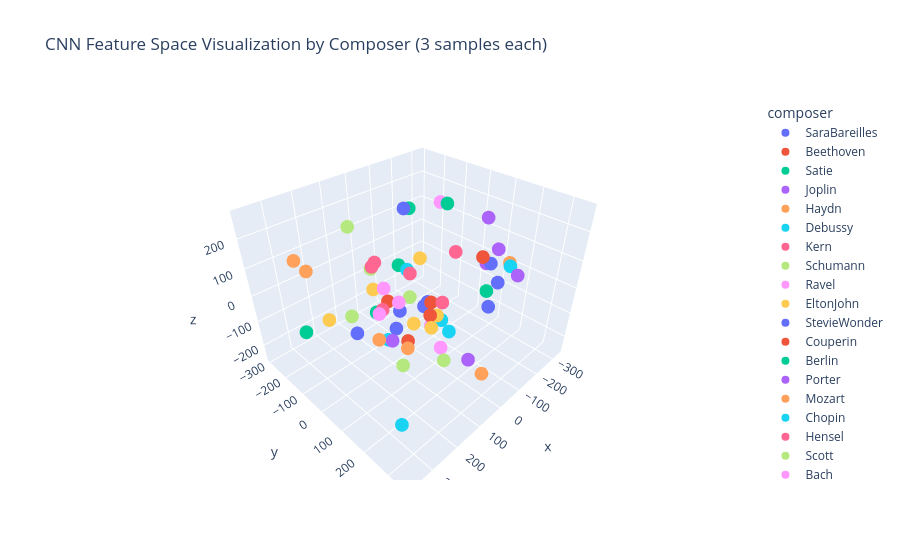

The code cell stored with this chart in its notebook:
### Code cell
from sklearn.decomposition import PCA
import pandas as pd

import plotly.express as px

# Get the encoder output for all images
encoder_model = Model(inputs=model.input, outputs=model.get_layer(name='flatten').output)
features = encoder_model.predict(X_train)

# Reduce dimensionality to 3D for visualization
pca = PCA(n_components=3)
features_3d = pca.fit_transform(features)

# Create a dataframe for plotting, limiting to 3 samples per composer
plot_df = pd.DataFrame({
    'x': features_3d[:, 0],
    'y': features_3d[:, 1],
    'z': features_3d[:, 2],
    'composer': [composerList[i] for i in np.argmax(y_composer_train, axis=1)]
})

# Group by composer and get first 3 samples
plot_df = plot_df.groupby('composer').head(3).reset_index(drop=True)

# Create interactive 3D scatter plot
fig = px.scatter_3d(plot_df, x='x', y='y', z='z',
                    color='composer',
                    hover_data=['composer'],
                    title='CNN Feature Space Visualization by Composer (3 samples each)')
fig.show()

### Figure 1 — Plotly figure (JSON) as saved in the notebook; plotly's stock layout.template omitted (floating-point values rounded to 4 significant figures)
{"data": [{"customdata": [["SaraBareilles"], ["SaraBareilles"], ["SaraBareilles"]], "hovertemplate": "composer=%{customdata[0]}<br>x=%{x}<br>y=%{y}<br>z=%{z}<extra></extra>", "legendgroup": "SaraBareilles", "marker": {"color": "#636efa", "symbol": "circle"}, "mode": "markers", "name": "SaraBareilles", "scene": "scene", "showlegend": true, "type": "scatter3d", "x": [24.71, -98.91, -81.19], "y": [-16.72, -33.2, -33.44], "z": [270.7, -132.5, -142.2]}, {"customdata": [["Beethoven"], ["Beethoven"], ["Beethoven"]], "hovertemplate": "composer=%{customdata[0]}<br>x=%{x}<br>y=%{y}<br>z=%{z}<extra></extra>", "legendgroup": "Beethoven", "marker": {"color": "#EF553B", "symbol": "circle"}, "mode": "markers", "name": "Beethoven", "scene": "scene", "showlegend": true, "type": "scatter3d", "x": [-15.84, -32.5, -155.0], "y": [-149.4, 230.1, -54.11], "z": [-147.7, 191.5, -244.6]}, {"customdata": [["Satie"], ["Satie"], ["Satie"]], "hovertemplate": "composer=%{customdata[0]}<br>x=%{x}<br>y=%{y}<br>z=%{z}<extra></extra>", "legendgroup": "Satie", "marker": {"color": "#00cc96", "symbol": "circle"}, "mode": "markers", "name": "Satie", "scene": "scene", "showlegend": true, "type": "scatter3d", "x": [-216.5, 371.1, -224.1], "y": [-62.39, -49.1, -253.0], "z": [193.2, 2.461, 110.3]}, {"customdata": [["Joplin"], ["Joplin"], ["Joplin"]], "hovertemplate": "composer=%{customdata[0]}<br>x=%{x}<br>y=%{y}<br>z=%{z}<extra></extra>", "legendgroup": "Joplin", "marker": {"color": "#ab63fa", "symbol": "circle"}, "mode": "markers", "name": "Joplin", "scene": "scene", "showlegend": true, "type": "scatter3d", "x": [157.6, -331.1, -198.7], "y": [350.5, 80.91, 118.8], "z": [24.88, 31.72, 211.5]}, {"customdata": [["Haydn"], ["Haydn"], ["Haydn"]], "hovertemplate": "composer=%{customdata[0]}<br>x=%{x}<br>y=%{y}<br>z=%{z}<extra></extra>", "legendgroup": "Haydn", "marker": {"color": "#FFA15A", "symbol": "circle"}, "mode": "markers", "name": "Haydn", "scene": "scene", "showlegend": true, "type": "scatter3d", "x": [23.3, 257.2, 244.3], "y": [305.2, -202.4, -292.4], "z": [-154.0, 80.31, 72.56]}, {"customdata": [["Debussy"], ["Debussy"], ["Debussy"]], "hovertemplate": "composer=%{customdata[0]}<br>x=%{x}<br>y=%{y}<br>z=%{z}<extra></extra>", "legendgroup": "Debussy", "marker": {"color": "#19d3f3", "symbol": "circle"}, "mode": "markers", "name": "Debussy", "scene": "scene", "showlegend": true, "type": "scatter3d", "x": [179.6, -275.8, 280.2], "y": [74.58, 169.8, 232.7], "z": [-67.49, 26.96, -223.2]}, {"customdata": [["Kern"], ["Kern"], ["Kern"]], "hovertemplate": "composer=%{customdata[0]}<br>x=%{x}<br>y=%{y}<br>z=%{z}<extra></extra>", "legendgroup": "Kern", "marker": {"color": "#FF6692", "symbol": "circle"}, "mode": "markers", "name": "Kern", "scene": "scene", "showlegend": true, "type": "scatter3d", "x": [99.57, 93.69, 25.11], "y": [-69.15, 78.18, 142.7], "z": [101.1, 126.9, 23.39]}, {"customdata": [["Schumann"], ["Schumann"], ["Schumann"]], "hovertemplate": "composer=%{customdata[0]}<br>x=%{x}<br>y=%{y}<br>z=%{z}<extra></extra>", "legendgroup": "Schumann", "marker": {"color": "#B6E880", "symbol": "circle"}, "mode": "markers", "name": "Schumann", "scene": "scene", "showlegend": true, "type": "scatter3d", "x": [62.94, 156.5, 102.0], "y": [190.8, 109.6, -210.7], "z": [-150.9, -163.5, -184.3]}, {"customdata": [["Ravel"], ["Ravel"], ["Ravel"]], "hovertemplate": "composer=%{customdata[0]}<br>x=%{x}<br>y=%{y}<br>z=%{z}<extra></extra>", "legendgroup": "Ravel", "marker": {"color": "#FF97FF", "symbol": "circle"}, "mode": "markers", "name": "Ravel", "scene": "scene", "showlegend": true, "type": "scatter3d", "x": [221.8, 159.3, 83.27], "y": [169.4, 38.85, -79.93], "z": [142.0, 88.82, -111.2]}, {"customdata": [["EltonJohn"], ["EltonJohn"], ["EltonJohn"]], "hovertemplate": "composer=%{customdata[0]}<br>x=%{x}<br>y=%{y}<br>z=%{z}<extra></extra>", "legendgroup": "EltonJohn", "marker": {"color": "#FECB52", "symbol": "circle"}, "mode": "markers", "name": "EltonJohn", "scene": "scene", "showlegend": true, "type": "scatter3d", "x": [3.476, 281.1, 122.1], "y": [104.1, -69.2, 190.4], "z": [-58.55, -17.3, 12.78]}, {"customdata": [["StevieWonder"], ["StevieWonder"], ["StevieWonder"]], "hovertemplate": "composer=%{customdata[0]}<br>x=%{x}<br>y=%{y}<br>z=%{z}<extra></extra>", "legendgroup": "StevieWonder", "marker": {"color": "#636efa", "symbol": "circle"}, "mode": "markers", "name": "StevieWonder", "scene": "scene", "showlegend": true, "type": "scatter3d", "x": [13.85, -266.1, 294.3], "y": [295.9, 99.34, 82.31], "z": [84.44, 10.32, 31.56]}, {"customdata": [["Couperin"], ["Couperin"], ["Couperin"]], "hovertemplate": "composer=%{customdata[0]}<br>x=%{x}<br>y=%{y}<br>z=%{z}<extra></extra>", "legendgroup": "Couperin", "marker": {"color": "#EF553B", "symbol": "circle"}, "mode": "markers", "name": "Couperin", "scene": "scene", "showlegend": true, "type": "scatter3d", "x": [-0.02267, 32.13, -1.878], "y": [74.71, 101.9, -33.14], "z": [-25.37, -43.35, -253.8]}, {"customdata": [["Berlin"], ["Berlin"], ["Berlin"]], "hovertemplate": "composer=%{customdata[0]}<br>x=%{x}<br>y=%{y}<br>z=%{z}<extra></extra>", "legendgroup": "Berlin", "marker": {"color": "#00cc96", "symbol": "circle"}, "mode": "markers", "name": "Berlin", "scene": "scene", "showlegend": true, "type": "scatter3d", "x": [26.76, -87.4, -147.7], "y": [-164.2, -166.8, 174.2], "z": [-182.2, -34.84, -6.184]}, {"customdata": [["Porter"], ["Porter"], ["Porter"]], "hovertemplate": "composer=%{customdata[0]}<br>x=%{x}<br>y=%{y}<br>z=%{z}<extra></extra>", "legendgroup": "Porter", "marker": {"color": "#ab63fa", "symbol": "circle"}, "mode": "markers", "name": "Porter", "scene": "scene", "showlegend": true, "type": "scatter3d", "x": [-237.6, -262.7, 220.6], "y": [223.8, 83.25, 138.9], "z": [33.44, 6.086, -5.199]}, {"customdata": [["Mozart"], ["Mozart"], ["Mozart"]], "hovertemplate": "composer=%{customdata[0]}<br>x=%{x}<br>y=%{y}<br>z=%{z}<extra></extra>", "legendgroup": "Mozart", "marker": {"color": "#FFA15A", "symbol": "circle"}, "mode": "markers", "name": "Mozart", "scene": "scene", "showlegend": true, "type": "scatter3d", "x": [265.9, -319.4, 303.9], "y": [246.2, 139.5, 184.5], "z": [65.93, 7.552, 78.64]}, {"customdata": [["Chopin"], ["Chopin"], ["Chopin"]], "hovertemplate": "composer=%{customdata[0]}<br>x=%{x}<br>y=%{y}<br>z=%{z}<extra></extra>", "legendgroup": "Chopin", "marker": {"color": "#19d3f3", "symbol": "circle"}, "mode": "markers", "name": "Chopin", "scene": "scene", "showlegend": true, "type": "scatter3d", "x": [-2.581, -91.05, -50.82], "y": [117.7, -127.3, 110.7], "z": [-72.86, -37.67, -153.0]}, {"customdata": [["Hensel"], ["Hensel"], ["Hensel"]], "hovertemplate": "composer=%{customdata[0]}<br>x=%{x}<br>y=%{y}<br>z=%{z}<extra></extra>", "legendgroup": "Hensel", "marker": {"color": "#FF6692", "symbol": "circle"}, "mode": "markers", "name": "Hensel", "scene": "scene", "showlegend": true, "type": "scatter3d", "x": [11.29, 173.6, -135.6], "y": [-148.5, 8.941, 50.73], "z": [-170.6, 154.0, 90.07]}, {"customdata": [["Scott"], ["Scott"], ["Scott"]], "hovertemplate": "composer=%{customdata[0]}<br>x=%{x}<br>y=%{y}<br>z=%{z}<extra></extra>", "legendgroup": "Scott", "marker": {"color": "#B6E880", "symbol": "circle"}, "mode": "markers", "name": "Scott", "scene": "scene", "showlegend": true, "type": "scatter3d", "x": [-22.66, -85.51, 151.2], "y": [-245.0, -108.7, -117.9], "z": [-56.32, -143.9, 222.0]}, {"customdata": [["Bach"], ["Bach"], ["Bach"]], "hovertemplate": "composer=%{customdata[0]}<br>x=%{x}<br>y=%{y}<br>z=%{z}<extra></extra>", "legendgroup": "Bach", "marker": {"color": "#FF97FF", "symbol": "circle"}, "mode": "markers", "name": "Bach", "scene": "scene", "showlegend": true, "type": "scatter3d", "x": [-213.9, -51.73, -1.428], "y": [-90.79, 76.95, 74.77], "z": [189.9, -246.3, -119.2]}, {"customdata": [["Lamb"], ["Lamb"], ["Lamb"]], "hovertemplate": "composer=%{customdata[0]}<br>x=%{x}<br>y=%{y}<br>z=%{z}<extra></extra>", "legendgroup": "Lamb", "marker": {"color": "#FECB52", "symbol": "circle"}, "mode": "markers", "name": "Lamb", "scene": "scene", "showlegend": true, "type": "scatter3d", "x": [110.4, -51.07, -43.57], "y": [-70.1, -53.92, -17.48], "z": [6.789, -215.0, 76.81]}, {"customdata": [["Handel"], ["Handel"], ["Handel"]], "hovertemplate": "composer=%{customdata[0]}<br>x=%{x}<br>y=%{y}<br>z=%{z}<extra></extra>", "legendgroup": "Handel", "marker": {"color": "#636efa", "symbol": "circle"}, "mode": "markers", "name": "Handel", "scene": "scene", "showlegend": true, "type": "scatter3d", "x": [-190.7, 61.44, 48.83], "y": [184.0, -22.02, -16.54], "z": [10.03, -152.1, -82.07]}], "layout": {"legend": {"title": {"text": "composer"}, "tracegroupgap": 0}, "scene": {"domain": {"x": [0, 1], "y": [0, 1]}, "xaxis": {"title": {"text": "x"}}, "yaxis": {"title": {"text": "y"}}, "zaxis": {"title": {"text": "z"}}}, "title": {"text": "CNN Feature Space Visualization by Composer (3 samples each)"}}}
